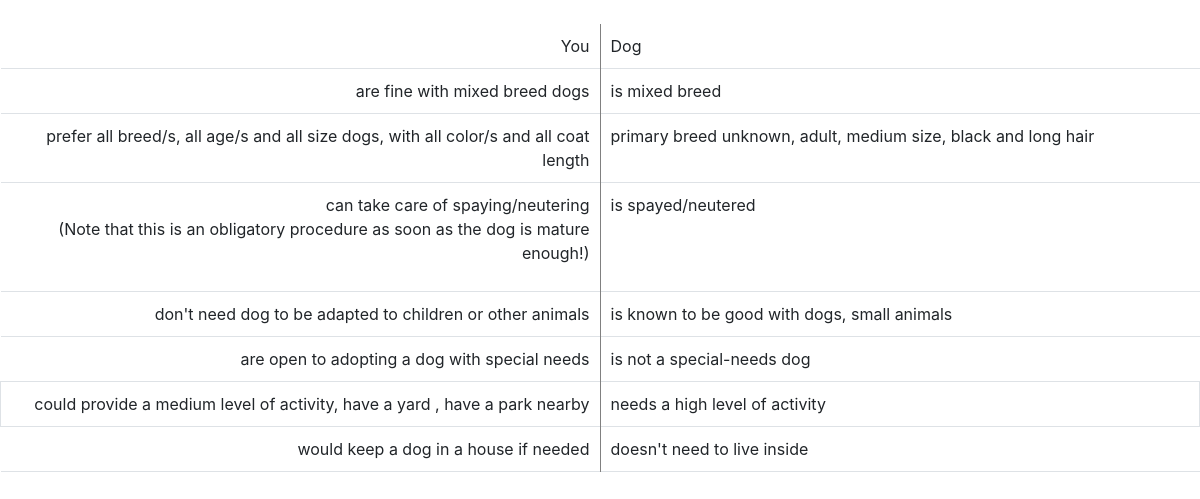
/comparison/1 (signed in), run on an earlier commit of the app's database.
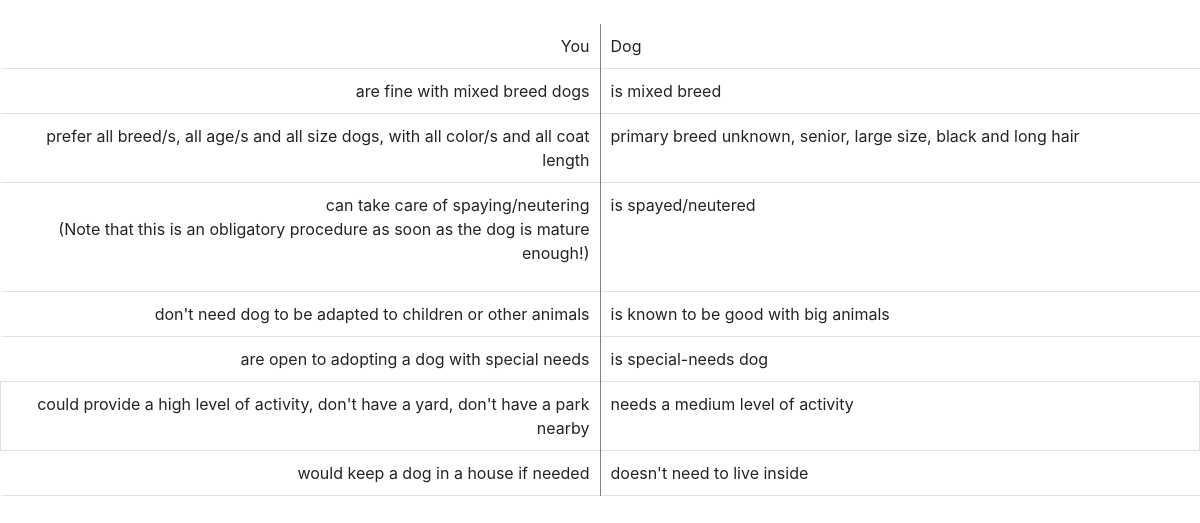
And on a later commit of the database.
### website/models.py (models this page shows)
class DogInfo(db.Model):
    id = db.Column(db.Integer(), primary_key = True)
    primary_breed = db.Column(db.String(150))
    mixed_breed = db.Column(db.Boolean())
    age = db.Column(db.String(150))
    size = db.Column(db.String(150))
    color = db.Column(db.String(150))
    spayed = db.Column(db.Boolean)
    coat_length = db.Column(db.String(150))
    dog_with_children = db.Column(db.Boolean())
    dog_with_dogs = db.Column(db.Boolean)
    dog_with_cats = db.Column(db.Boolean)
    dog_with_sm_animals = db.Column(db.Boolean)
    dog_with_big_animals = db.Column(db.Boolean)
    activity_level = db.Column(db.String(150))
    special_need_dog = db.Column(db.Boolean)
    post_id = db.Column(db.Integer, db.ForeignKey('post.id'))

class UserInfo(db.Model):
    id = db.Column(db.Integer(), primary_key = True)
    prefered_breed = db.Column(db.JSON)
    prefers_mixed_breed = db.Column(db.Boolean(150))
    age_preference = db.Column(db.JSON)
    size_preference = db.Column(db.JSON)
    color_preference = db.Column(db.JSON)
    spay_needed = db.Column(db.Boolean)
    coat_length_preference = db.Column(db.String())
    dog_with_children = db.Column(db.Boolean)
    dog_with_dogs = db.Column(db.Boolean)
    dog_with_cats = db.Column(db.Boolean)
    dog_with_sm_animals = db.Column(db.Boolean)
    dog_with_big_animals = db.Column(db.Boolean)
    dog_in_house = db.Column(db.Boolean)
    yard = db.Column(db.Boolean)
    park = db.Column(db.Boolean)
    activity_level = db.Column(db.String(150))
    special_need_dog = db.Column(db.Boolean)
    user_id = db.Column(db.Integer, db.ForeignKey('user.id'))

### website/views.py (the view)
def comparison(post_id):
    dog = DogInfo.query.filter(DogInfo.post_id == post_id).first()
    if current_user.is_authenticated:
        user = UserInfo.query.filter_by(user_id = current_user.id).first()
        if not user:
            return redirect(url_for('user_info'))
    else:
        return redirect(url_for('login'))
    d_compatibility = ['children' if dog.dog_with_children else '', 'dogs' if dog.dog_with_dogs else '', 'cats' if dog.dog_with_cats else '',\
            'small animals' if dog.dog_with_sm_animals else '', 'big animals' if dog.dog_with_big_animals else '']
    d_compatibility = [comp for comp in d_compatibility if comp != '']
    u_needs= ['children' if user.dog_with_children else '', 'dogs' if user.dog_with_dogs else '', 'cats' if user.dog_with_cats else '',\
            'small animals' if user.dog_with_sm_animals else '', 'big animals' if user.dog_with_big_animals else '']
    u_needs = [need for need in u_needs if need != '']
    comparison = {
        "d_mixed_breed" : dog.mixed_breed,
        "u_mixed_breed" : user.prefers_mixed_breed,
        "d_primary_breed" : dog.primary_breed,
        "u_prefered_breed" : user.prefered_breed['prefered_breed'][:],
        "d_size" : dog.size,
        "u_prefered_size" : user.size_preference['size_preference'][:],
        "d_age" : dog.age,
        "u_prefered_age" : user.age_preference['age_preference'][:],
        "d_color" : dog.color,
        "u_prefered_color" : user.color_preference['color_preference'][:],
        "d_coat_length" : dog.coat_length,
        "u_prefered_coat_length" : user.coat_length_preference,
        "d_spayed" : dog.spayed,
        "u_spay_needed" : user.spay_needed,
        "d_compatibility": d_compatibility,
        "u_needs": u_needs,
        "d_special_need" : dog.special_need_dog,
        "u_special_need" : user.special_need_dog,
        "d_activity" : dog.activity_level,
        "u_activity" : user.activity_level,
        "u_dog_in_house" : user.dog_in_house,
        "u_yard": user.yard,
        "u_park": user.park
    }
    comparison = {k: v for k, v in comparison.items() if v}
    return render_template('comparison.html', comparison = comparison)

### website/templates/comparison.html (shortened to what the changed rows need)
<!DOCTYPE html>
<html>
  <head>
    <link rel="stylesheet" href="https://stackpath.bootstrapcdn.com/bootstrap/4.5.2/css/bootstrap.min.css">
  </head>
  <body>
    <br>
    <table>
        <tr class="border-bottom mb-4">
            <td class="left-column">prefer {% for breed in comparison['u_prefered_breed']%} {{ breed }} {% endfor %} breed/s,
                {% for age in comparison['u_prefered_age']%} {{ age }} {% endfor %} age/s and
                {% for size in comparison['u_prefered_size']%} {{ size }} {% endfor %} size dogs, with
                {% for color in comparison['u_prefered_color']%} {{ color }} {% endfor %} color/s and
                {{ comparison['u_prefered_coat_length'] }} coat length
            </td>
            <td class="right-column">primary breed {{ comparison['d_primary_breed'] }}, {{ comparison['d_age'] }}, {{ comparison['d_size']}} size,
                {{ comparison['d_color'] }} and {{ comparison['d_coat_length'] }} hair  </td>
        </tr>
        <tr class="border-bottom mb-4">
          <td class="left-column">  {% if comparison['u_needs'] %}
                                      your dog would be around
                                      {% for being in comparison['u_needs']%} {{ being }}, {% endfor %}
                                    {% else %}
                                      don't need dog to be adapted to children or other animals
                                    {%endif%}
          </td>
          <td class="right-column"> {% if comparison['d_compatibility'] %}
            is known to be good with
            {% for being in comparison['d_compatibility'][0:-1]%} {{ being }},{% endfor %} {{comparison['d_compatibility'][-1]}}
          {% else %}
            isn't adapted to be around other animals or children or it is unknown
          {%endif%}
        </tr>
        <tr class="border-bottom mb-4">
          <td class="left-column">  {% if comparison['u_special_need'] %}
                                        are open to adopting a dog with special needs
                                    {% else %}
                                      are not open to adopting a dog with special need
                                    {%endif%}
          </td>
          <td class="right-column">   {% if comparison['d_special_need'] %}
                                        is special-needs dog
                                      {% else %}
                                        is not a special-needs dog
                                      {%endif%}
        </tr>
        <tr class="border mb-4">
          <td class="left-column">  could provide a {{ comparison['u_activity'] }} level of activity{% if comparison['u_yard'] %}, have a yard {%else %}, don't have a yard{% endif %}{% if comparison['u_park'] %}, have a park nearby {%else %}, don't have a park nearby {% endif %}
          </td>
          <td class="right-column"> needs a {{ comparison['d_activity'] }} level of activity
          </td>
        </tr>
      </table>
      <br>
  </body>
</html>

What changed in the data, as far as the page shows it:
changed UserInfo "all": u_activity "medium" → "high"
changed DogInfo "unknown": d_age "adult" → "senior"; d_size "medium" → "large"; d_activity "high" → "medium"
Also different on the page:
{{ comparison['d_compatibility'][-1] }}: "small animals" → "big animals"
text no longer shown: "is not a special-needs dog , have a yard , have a park nearby"
text now shown: "is special-needs dog , don't have a yard , don't have a park nearby"
list line gone: "dogs ,"
